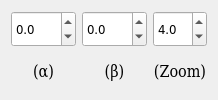
             <widget class="QFrame" name="frameWin2">
              <property name="frameShape">
               <enum>QFrame::NoFrame</enum>
              </property>
              <property name="frameShadow">
               <enum>QFrame::Raised</enum>
              </property>
              <layout class="QHBoxLayout" name="horizontalLayout_17">
               <item>
                <layout class="QVBoxLayout" name="verticalLayout_11">
                 <item>
                  <widget class="QDoubleSpinBox" name="alpha6view_window2">
                   <property name="sizePolicy">
                    <sizepolicy hsizetype="Fixed" vsizetype="Preferred">
                     <horstretch>0</horstretch>
                     <verstretch>0</verstretch>
                    </sizepolicy>
                   </property>
                   <property name="minimumSize">
                    <size>
                     <width>20</width>
                     <height>0</height>
                    </size>
                   </property>
                   <property name="maximumSize">
                    <size>
                     <width>167777</width>
                     <height>16777215</height>
                    </size>
                   </property>
                   <property name="font">
                    <font>
                     <family>DejaVu Sans Condensed</family>
                     <pointsize>10</pointsize>
                    </font>
                   </property>
                   <property name="decimals">
                    <number>1</number>
                   </property>
                   <property name="minimum">
                    <double>-360.000000000000000</double>
                   </property>
                   <property name="maximum">
                    <double>360.000000000000000</double>
                   </property>
                   <property name="singleStep">
                    <double>0.100000000000000</double>
                   </property>
                  </widget>
                 </item>
                 <item>
                  <widget class="QLabel" name="label_11">
                   <property name="font">
                    <font>
                     <family>DejaVu Serif Condensed</family>
                     <pointsize>12</pointsize>
                    </font>
                   </property>
                   <property name="text">
                    <string>(α)</string>
                   </property>
                   <property name="alignment">
                    <set>Qt::AlignCenter</set>
                   </property>
                  </widget>
                 </item>
                </layout>
               </item>
               <item>
                <layout class="QVBoxLayout" name="verticalLayout_12">
                 <item>
                  <widget class="QDoubleSpinBox" name="beta6view_window2">
                   <property name="sizePolicy">
                    <sizepolicy hsizetype="Fixed" vsizetype="Preferred">
                     <horstretch>0</horstretch>
                     <verstretch>0</verstretch>
                    </sizepolicy>
                   </property>
                   <property name="minimumSize">
                    <size>
                     <width>20</width>
                     <height>0</height>
                    </size>
                   </property>
                   <property name="maximumSize">
                    <size>
                     <width>167777</width>
                     <height>16777215</height>
                    </size>
                   </property>
                   <property name="font">
                    <font>
                     <family>DejaVu Sans Condensed</family>
                     <pointsize>10</pointsize>
                    </font>
                   </property>
                   <property name="decimals">
                    <number>1</number>
                   </property>
                   <property name="minimum">
                    <double>-360.000000000000000</double>
                   </property>
                   <property name="maximum">
                    <double>360.000000000000000</double>
                   </property>
                   <property name="singleStep">
                    <double>0.100000000000000</double>
                   </property>
                  </widget>
                 </item>
                 <item>
                  <widget class="QLabel" name="label_32">
                   <property name="font">
                    <font>
                     <family>DejaVu Serif Condensed</family>
                     <pointsize>12</pointsize>
                    </font>
                   </property>
                   <property name="text">
                    <string>(β)</string>
                   </property>
                   <property name="alignment">
                    <set>Qt::AlignCenter</set>
                   </property>
                  </widget>
                 </item>
                </layout>
               </item>
               <item>
                <layout class="QVBoxLayout" name="verticalLayout_13">
                 <item>
                  <widget class="QDoubleSpinBox" name="zoom6view_window2">
                   <property name="sizePolicy">
                    <sizepolicy hsizetype="Fixed" vsizetype="Preferred">
                     <horstretch>0</horstretch>
                     <verstretch>0</verstretch>
                    </sizepolicy>
                   </property>
                   <property name="minimumSize">
                    <size>
                     <width>20</width>
                     <height>0</height>
                    </size>
                   </property>
                   <property name="maximumSize">
                    <size>
                     <width>167777</width>
                     <height>16777215</height>
                    </size>
                   </property>
                   <property name="font">
                    <font>
                     <family>DejaVu Sans Condensed</family>
                     <pointsize>10</pointsize>
                    </font>
                   </property>
                   <property name="decimals">
                    <number>1</number>
                   </property>
                   <property name="minimum">
                    <double>2.000000000000000</double>
                   </property>
                   <property name="maximum">
                    <double>14.000000000000000</double>
                   </property>
                   <property name="singleStep">
                    <double>0.100000000000000</double>
                   </property>
                   <property name="value">
                    <double>4.000000000000000</double>
                   </property>
                  </widget>
                 </item>
                 <item>
                  <widget class="QLabel" name="label_33">
                   <property name="font">
                    <font>
                     <family>DejaVu Serif Condensed</family>
                     <pointsize>12</pointsize>
                    </font>
                   </property>
                   <property name="text">
                    <string>(Zoom)</string>
                   </property>
                   <property name="alignment">
                    <set>Qt::AlignCenter</set>
                   </property>
                  </widget>
                 </item>
                </layout>
               </item>
              </layout>
             </widget>
